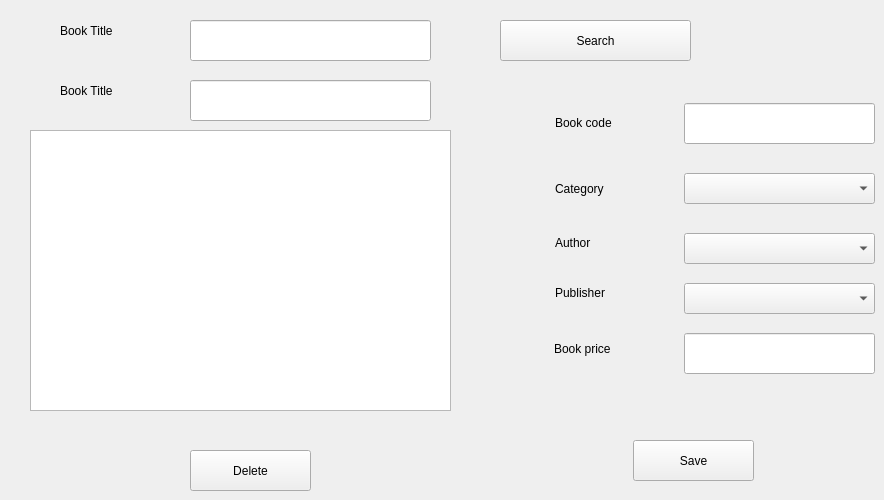
      <widget class="QWidget" name="tab_6">
       <attribute name="title">
        <string>Edit or Delete Book</string>
       </attribute>
       <widget class="QLabel" name="label_7">
        <property name="geometry">
         <rect>
          <x>555</x>
          <y>113</y>
          <width>111</width>
          <height>20</height>
         </rect>
        </property>
        <property name="text">
         <string>Book code</string>
        </property>
       </widget>
       <widget class="QPushButton" name="pushButton_8">
        <property name="geometry">
         <rect>
          <x>633</x>
          <y>440</y>
          <width>121</width>
          <height>41</height>
         </rect>
        </property>
        <property name="text">
         <string>Save</string>
        </property>
       </widget>
       <widget class="QLineEdit" name="lineEdit_7">
        <property name="geometry">
         <rect>
          <x>190</x>
          <y>20</y>
          <width>241</width>
          <height>41</height>
         </rect>
        </property>
       </widget>
       <widget class="QLabel" name="label_8">
        <property name="geometry">
         <rect>
          <x>555</x>
          <y>283</y>
          <width>101</width>
          <height>20</height>
         </rect>
        </property>
        <property name="text">
         <string>Publisher</string>
        </property>
       </widget>
       <widget class="QLabel" name="label_9">
        <property name="geometry">
         <rect>
          <x>554</x>
          <y>333</y>
          <width>111</width>
          <height>31</height>
         </rect>
        </property>
        <property name="text">
         <string>Book price</string>
        </property>
       </widget>
       <widget class="QLabel" name="label_10">
        <property name="geometry">
         <rect>
          <x>60</x>
          <y>20</y>
          <width>100</width>
          <height>21</height>
         </rect>
        </property>
        <property name="text">
         <string>Book Title</string>
        </property>
       </widget>
       <widget class="QLabel" name="label_11">
        <property name="geometry">
         <rect>
          <x>555</x>
          <y>233</y>
          <width>101</width>
          <height>20</height>
         </rect>
        </property>
        <property name="text">
         <string>Author</string>
        </property>
       </widget>
       <widget class="QLabel" name="label_12">
        <property name="geometry">
         <rect>
          <x>555</x>
          <y>173</y>
          <width>101</width>
          <height>31</height>
         </rect>
        </property>
        <property name="text">
         <string>Category</string>
        </property>
       </widget>
       <widget class="QLineEdit" name="lineEdit_16">
        <property name="geometry">
         <rect>
          <x>684</x>
          <y>103</y>
          <width>191</width>
          <height>41</height>
         </rect>
        </property>
       </widget>
       <widget class="QLineEdit" name="lineEdit_17">
        <property name="geometry">
         <rect>
          <x>684</x>
          <y>333</y>
          <width>191</width>
          <height>41</height>
         </rect>
        </property>
       </widget>
       <widget class="QComboBox" name="comboBox_15">
        <property name="geometry">
         <rect>
          <x>684</x>
          <y>173</y>
          <width>191</width>
          <height>31</height>
         </rect>
        </property>
       </widget>
       <widget class="QComboBox" name="comboBox_16">
        <property name="geometry">
         <rect>
          <x>684</x>
          <y>233</y>
          <width>191</width>
          <height>31</height>
         </rect>
        </property>
       </widget>
       <widget class="QComboBox" name="comboBox_17">
        <property name="geometry">
         <rect>
          <x>684</x>
          <y>283</y>
          <width>191</width>
          <height>31</height>
         </rect>
        </property>
       </widget>
       <widget class="QPushButton" name="pushButton_11">
        <property name="geometry">
         <rect>
          <x>190</x>
          <y>450</y>
          <width>121</width>
          <height>41</height>
         </rect>
        </property>
        <property name="text">
         <string>Delete</string>
        </property>
       </widget>
       <widget class="QLabel" name="label_25">
        <property name="geometry">
         <rect>
          <x>60</x>
          <y>80</y>
          <width>100</width>
          <height>21</height>
         </rect>
        </property>
        <property name="text">
         <string>Book Title</string>
        </property>
       </widget>
       <widget class="QLineEdit" name="lineEdit_8">
        <property name="geometry">
         <rect>
          <x>190</x>
          <y>80</y>
          <width>241</width>
          <height>41</height>
         </rect>
        </property>
       </widget>
       <widget class="QPushButton" name="pushButton_12">
        <property name="geometry">
         <rect>
          <x>500</x>
          <y>20</y>
          <width>191</width>
          <height>41</height>
         </rect>
        </property>
        <property name="text">
         <string>Search</string>
        </property>
       </widget>
       <widget class="QTextEdit" name="textEdit_2">
        <property name="geometry">
         <rect>
          <x>30</x>
          <y>130</y>
          <width>421</width>
          <height>281</height>
         </rect>
        </property>
       </widget>
      </widget>
